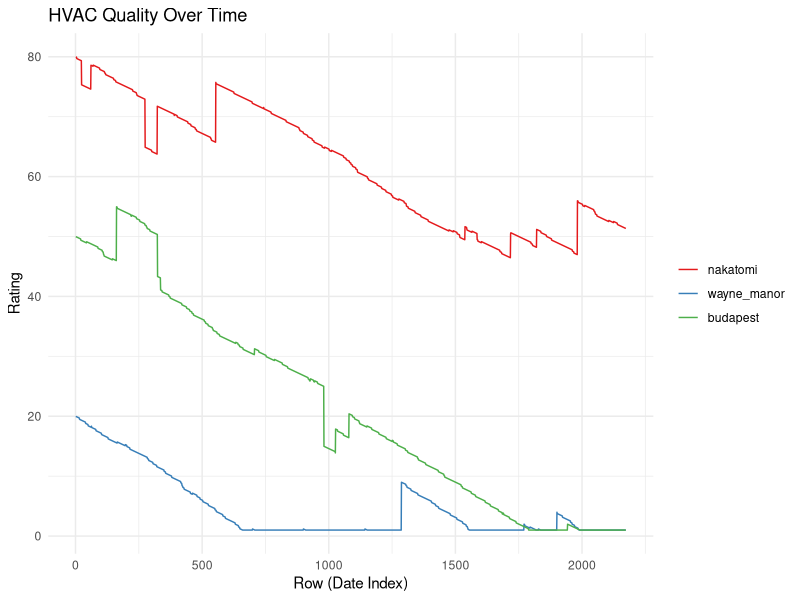
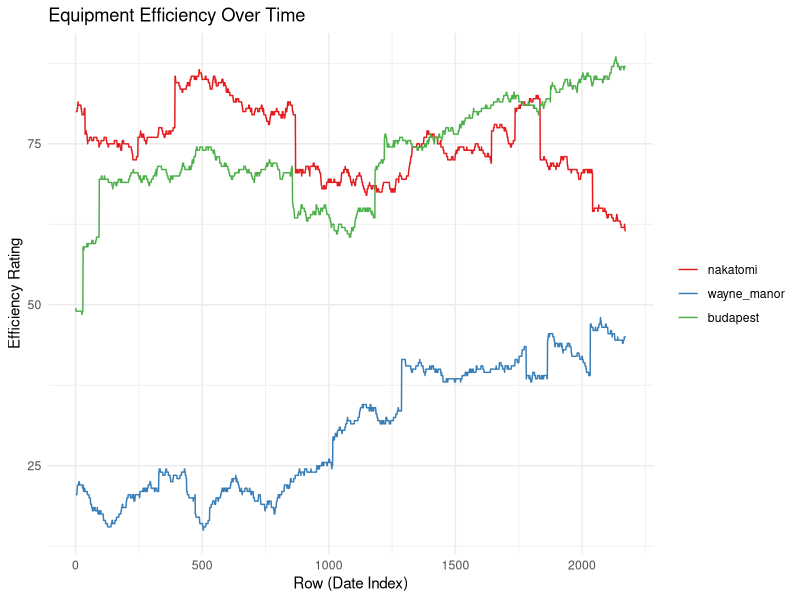

Generate these figures, in order, with R: (Note: this script raises an error after producing the figures.)
library(tibble)
library(tidyr)
library(lubridate)
library(MASS)
library(ggplot2)
library(GGally)
library(here)
library(reshape2)
library(dplyr)
library(Hmisc)

# Set a seed for reproducibility
set.seed(12923)

#### SETUP, VARIABILITY & UNIQUENESS SETTINGS #####################
# Time period
start_date <- as.Date("2018-01-01")
end_date <- as.Date("2023-12-13")
dates <- seq.Date(start_date, end_date, by = "day")
days <- length(dates)

buildings <- c("nakatomi", "wayne_manor", "budapest")
noise_factor <- .5 # amount of noise to introduce in each var
wind_speed_adjust <- c(nakatomi = 2, wayne_manor = 0, budapest = -2)
# Building-specific temperature adjustments to simulate the 
# bldgs being in different areas of the city
temp_adjust <- c(nakatomi = 3, wayne_manor = 0, budapest = -3)
# no adjust to cloud_cover; it's all the same grey everywhere in Seattle :)
# number of people - in the num_ppl section


bldg_names <- rep(buildings, each = days)
dates_rep <- rep(dates, times = length(buildings))
weekdays <- ifelse(wday(dates_rep, week_start = 1) %in% c(6, 7), 0, 1) # 0 for weekend, 1 for weekday, with Mon being the first day of the week
weekdays_singlebldg <- ifelse(wday(dates, week_start = 1) %in% c(6, 7), 0, 1) # 0 for weekend, 1 for weekday, with Mon being the first day of the week

# Unique ID for each row
ids <- seq_len(days * length(buildings))



#### ENERGY COSTS ###########################
simulate_energy_prices <- function(start_date, end_date) {
  dates <- seq.Date(as.Date(start_date), as.Date(end_date), by = "day")
  current_price <- 0.225 # Initial average price
  
  # Create a matrix to store price data
  price_data <- matrix(nrow = length(dates), ncol = 1)
  
  for (date_idx in 1:length(dates)) {
    # Apply a very small daily change to simulate long-term trends
    yearly_trend <- rnorm(1, mean = 0.00001, sd = 0.001) 
    
    # Simulate daily variation with a tighter range
    daily_change <- rnorm(1, mean = 0, sd = 0.001) 
    
    # Less frequent and significant random events
    if (runif(1) < 0.001) { # Reduced chance for a significant event
      event_change <- rnorm(1, mean = 0, sd = 0.002)
    } else {
      event_change <- 0
    }
    
    # Calculate the new price with tightened constraints
    new_price <- max(0.10, min(0.5, current_price + yearly_trend + daily_change + event_change))
    price_data[date_idx] <- new_price
    
    # Update the current price for the next day
    current_price <- new_price
  }
  
  # Return a data frame of dates and simulated prices
  data.frame(date = dates, price_per_kwh = price_data)
}

# Use the function with the provided start and end dates
temp_prices <- simulate_energy_prices(start_date, end_date)



#### BUILDING FOOTPRINT ##################### 
# (assume units: sq ft) (assuming they remain constant over the time period for simplicity)
# bldg_area <- round(runif(length(buildings), min = 5000, max = 25000)) # if you want to scramble bldg_size each run
bldg_area <- c(21110, 7260, 15200) # nakatomi, wayne_manor, budapest
bldg_area_named <- setNames(bldg_area, c("nakatomi", "wayne_manor", "budapest"))
bldg_area_rep <- rep(bldg_area, each = days)

#### NUMBER OF PEOPLE #####################
# number of people in each building, with reduced occupants on weekends and customized to each building
# num_ppl <- numeric(length = days * length(buildings))
# for (i in 1:(days * length(buildings))) {
#   building_name <- bldg_names[i]
#   if (weekdays[i] == 1) {
#     # Generate more people on weekdays
#     mean_factor <- 300 + mean_factor_weekday[building_name]
#     scale_factor <- 5 + scale_factor_weekday[building_name]
#     sd_factor <- 70 + sd_factor_adjust[building_name]   
#   } else {
#     # Generate fewer people on weekends
#     mean_factor <- 100 + mean_factor_weekend[building_name]
#     scale_factor <- 5 + scale_factor_weekend[building_name]
#     sd_factor <- 30 + sd_factor_adjust[building_name]   
#   }
#   
#   num_ppl[i] <- as.integer(pmax(0, pmin(2000, rgamma(1, shape = 2, scale = scale_factor) + 1 +
#                                           abs(round(rnorm(1, mean = mean_factor, sd = sd_factor), 0)))))
# }
# plot(num_ppl)
# 
# sqft_per_person <- numeric(length = length(num_ppl))
# 
# # Loop through the num_ppl array
# for (i in 1:length(num_ppl)) {
#   if (num_ppl[i] > 0) {
#     sqft_per_person[i] <- bldg_area_rep[i] / num_ppl[i]
#   } else {
#     sqft_per_person[i] <- NA  # Assign NA (or a large number) when there are no people
#   }
# }
# 
# plot(sqft_per_person)  # Plot the square feet per person

mean_factor_weekday <- c(nakatomi = 80, wayne_manor = -150, budapest = -7)
mean_factor_weekend <- c(nakatomi = 170, wayne_manor = 70, budapest = 10)
scale_factor_weekday <- c(nakatomi = 1, wayne_manor = -1, budapest = 1)
scale_factor_weekend <- c(nakatomi = 0, wayne_manor = -1, budapest = 1)
sd_factor_weekday <- c(nakatomi = 10, wayne_manor = -19, budapest = -7)
sd_factor_weekend <- c(nakatomi = 10, wayne_manor = -9, budapest = -7)


generate_num_ppl <- function(building_name, dates, weekdays_singlebldg, mean_factor_weekday, mean_factor_weekend,
                             scale_factor_weekday, scale_factor_weekend, sd_factor_weekday, sd_factor_weekend, bldg_area_named) {
  
  num_ppl_raw <- numeric(length = length(dates))
  sqft_per_person <- numeric(length = length(dates))
  
  for (i in 1:length(dates)) {
    if (weekdays_singlebldg[i] == 1) {  # Weekday
      mean_factor <- 300 + mean_factor_weekday[building_name]
      scale_factor <- 5 + scale_factor_weekday[building_name]
      sd_factor <- 20 + sd_factor_weekday[building_name]
    } else {  # Weekend
      mean_factor <- 70 + mean_factor_weekend[building_name]
      scale_factor <- 5 + scale_factor_weekend[building_name]
      sd_factor <- 10 + sd_factor_weekend[building_name]
    }
    
    num_ppl_raw[i] <- as.integer(pmax(0, pmin(2000, rgamma(1, shape = 2, scale = scale_factor) + 1 +
                                                abs(round(rnorm(1, mean = mean_factor, sd = sd_factor), 0)))))
    
    # Apply capping based on quantiles
#    u_limit <- quantile(uncapped_value, 0.95)  # 95th percentile as upper limit
#    l_limit <- quantile(uncapped_value, 0.05)  # 5th percentile as lower limit
#    num_ppl_raw[i] <- pmin(u_limit, pmax(l_limit, uncapped_value))
    
    sqft_per_person[i] <- if (num_ppl_raw[i] > 0) bldg_area_named[building_name] / num_ppl_raw[i] else NA
  }
  
  building_area <- rep(bldg_area_named[building_name], length(dates))
  
  return(data.frame(date = dates, weekdays = weekdays_singlebldg, bldg_name = building_name, bldg_area = building_area, num_ppl_raw = num_ppl_raw, sqft_per_person = sqft_per_person))
}

overall_ppl <- do.call(rbind, lapply(buildings, function(building_name) {
  generate_num_ppl(building_name, dates, weekdays_singlebldg, mean_factor_weekday, mean_factor_weekend,
                   scale_factor_weekday, scale_factor_weekend, sd_factor_weekday, sd_factor_weekend, bldg_area_named)}))

# check distributions if needed
# overall_ppl %>%
#   filter(bldg_name == "wayne_manor") %>%
#     ggplot(aes(x = date, y = num_ppl_raw, color = factor(weekdays))) + # 1=weekday, 0=weekend
#     geom_point() +  # Scatter plot
#     labs(title = "num people",
#          x = "Date",
#          y = "num people",
#          color = "Day Type") +
#     # scale_color_manual(values = c("blue", "red"),
#     #                    labels = c("Weekend", "Weekday")) +
#     theme_minimal()
# 
# describe(overall_ppl$num_ppl_raw)
#   
# overall_ppl %>%
#   filter(bldg_name == "wayne_manor") %>%
#   ggplot(aes(x = date, y = sqft_per_person, color = factor(weekdays))) +
#   geom_point() +  # Scatter plot
#   labs(title = "sqft_per_person",
#        x = "Date",
#        y = "sqft_per_person",
#        color = "Day Type") +
#   # scale_color_manual(values = c("blue", "red"),
#   #                    labels = c("Weekend", "Weekday")) +
#   theme_minimal()

#### /x/INSULATION QUALITY #####################
#### removing for now
# insulation <- as.integer(pmax(1, pmin(100, ceiling(rgamma(days * length(buildings), shape = 5, scale = 8.5) + 1) +
#                                         abs(round(rnorm(days * length(buildings), mean = 0, sd = noise_factor), 0)))))

#### /x/WINDOWS QUALITY #####################
#### removing for now
# windows <- as.integer(runif(days * length(buildings), min = 1, max = 100))

#### HVAC SYSTEM QUALITY #####################
# Initialize the starting hvac_efficiency for each building
# start_hvac <- sample(40:100, length(buildings), replace = TRUE)
start_hvac <- c(nakatomi = 80, wayne_manor = 20, budapest = 50)

# Create a matrix to hold the efficiency data
hvac_data <- matrix(nrow = days, ncol = length(buildings))
colnames(hvac_data) <- buildings

# Simulate the efficiency rating for each building and each date
for (bldg in seq_along(buildings)) {
  current_hvac <- start_hvac[bldg]
  for (date_idx in 1:length(dates)) {
    # Apply a yearly decline to simulate aging
    yearly_decline <- -.02 # add a very small daily negative constant to simulate long-term degradation
    # Simulate daily variation
    daily_change <- sample(c(-.20, 0, .20), 1, prob = c(0.045, 0.96, 0.005)) # Mostly no daily change, slightly better chance of small bad change
    # Random events: significant increase or decrease
    if (runif(1) < 0.004) { # 1% chance for a significant event, so roughly 3-4 times a year
      event_change <- sample(-10:10, 1) # equal chance of good or bad change
    } else {
      event_change <- 0
    }
    
    # Calculate the new efficiency
    new_hvac <- max(1, min(100, current_hvac + yearly_decline + daily_change + event_change))
    hvac_data[date_idx, bldg] <- new_hvac
    
    # Update the current efficiency for the next day
    current_hvac <- new_hvac
  }
}

# Reshape the matrix into a long format for plotting
hvac_long <- melt(hvac_data, varnames = c("date_idx", "bldg_name"), value.name = "hvac_efficiency")
hvac_long$date <- dates[hvac_long$date_idx]

hvac_long$date <- as.Date(hvac_long$date)
hvac_long$bldg_name <- as.factor(hvac_long$bldg_name)

ggplot(hvac_long, aes(x = date_idx, y = hvac_efficiency, group = bldg_name, color = bldg_name)) +
  geom_line() +
  theme_minimal() +
  labs(title = "HVAC Quality Over Time",
       x = "Row (Date Index)",
       y = "Rating") +
  scale_color_brewer(palette = "Set1") +
  theme(legend.title = element_blank())

#### AMBIENT TEMPERATURE #####################
# Simulate temp across the year for a place like Seattle.
avg_low_temp <- 37  # Average low in Fahrenheit in winter
avg_high_temp <- 79 # Average high in Fahrenheit in summer
mean_temp <- (avg_low_temp + avg_high_temp) / 2
amplitude <- (avg_high_temp - avg_low_temp) / 2

# Temperature simulation
temp <- numeric(length = days * length(buildings))
for (i in 1:(days * length(buildings))) {
  building_name <- bldg_names[i]
  day_of_year <- as.numeric(format(dates_rep[i], "%j"))
  
  # Adjust mean temperature based on building
  mean_temp_bldg <- mean_temp + temp_adjust[building_name]
  
  # Sine wave for base temperature
  base_temp <- mean_temp_bldg + amplitude * sin(2 * pi * day_of_year / 365 - pi/2)
  
  # Adding random variation
  temp[i] <- as.integer(pmax(0, pmin(110, ceiling(base_temp + rnorm(1, mean = 0, sd = 5)))))
}


#### WIND SPEED #####################
# in mph
avg_wind_speed_low <- 3   # Average low wind speed in mph
avg_wind_speed_high <- 7 # Average high wind speed in mph
mean_wind_speed <- (avg_wind_speed_low + avg_wind_speed_high) / 2
amplitude_wind_speed <- (avg_wind_speed_high - avg_wind_speed_low) / 2

# Building-specific wind speed adjustments down at top in "variability and uniqueness" section

# Assuming 'days', 'bldg_names', and 'dates_rep' are defined as in your temperature simulation
wind_speed <- numeric(length = days * length(buildings))

for (i in 1:(days * length(buildings))) {
  building_name <- bldg_names[i]
  day_of_year <- as.numeric(format(dates_rep[i], "%j"))
  
  # Adjust mean wind speed based on building
  mean_wind_speed_bldg <- mean_wind_speed + wind_speed_adjust[building_name]
  
  # Sine wave for base wind speed + some random noise
  base_wind_speed_mph <- mean_wind_speed_bldg + amplitude_wind_speed * sin(2 * pi * day_of_year / 365 - pi/2) + rnorm(1, mean = 0, sd = 2)
  
  # Adding random variation
  wind_speed[i] <- as.integer(pmax(0, pmin(40, ceiling(base_wind_speed_mph + rnorm(1, mean = 0, sd = 2)))))
}

#### CLOUD COVER #####################
# percentage of cloud cover
avg_clear <- 0
avg_cloudy <- 100
clouds_amplitude <- (avg_cloudy - avg_clear) / 2
clouds_mean <- (avg_clear + avg_cloudy) / 2


# Phase shift to align the sine wave peaks and troughs with the cloudiest and clearest months
# Assuming January (cloudiest) aligns with the peak and August (clearest) with the trough
phase_shift <- pi / 2  # Adjusted based on the month (e.g., -pi/2 if peak is in January)

# Define the clearer and cloudier periods
# day_start_clear <- as.numeric(format(as.Date("2023-06-20"), "%j"))
# day_end_clear <- as.numeric(format(as.Date("2023-10-08"), "%j"))

cloud_cover <- numeric(length = days)

for (i in 1:(days * length(buildings))) {
  building_name <- bldg_names[i]
  day_of_year <- as.numeric(format(dates_rep[i], "%j"))
  
  # # Determine if the day is in the clearer or cloudier part of the year
  # in_clearer_period <- day_of_year >= day_start_clear && day_of_year <= day_end_clear
  # 
  # # Adjust amplitude based on the time of the year
  # adjusted_amplitude <- ifelse(in_clearer_period, amplitude_cloud_cover / 2, amplitude_cloud_cover)
  # 
  # Calculate cloud cover using a sine wave
  cloud_cover[i] <- clouds_mean + clouds_amplitude * sin(2 * pi * day_of_year / 365 + phase_shift)
  
  # Introduce random variation
  random_variation <- rnorm(1, mean = 0, sd = 5)
  cloud_cover[i] <- cloud_cover[i] + random_variation
  
  # Adjustments to ensure cloud cover stays within 0-100%
  cloud_cover[i] <- pmax(0, pmin(100, cloud_cover[i]))
}



#### /x/HVAC TYPE ##################### 
#### removing for now
# fuzzy_hvac_type <- function(insulation, hvac) {
#   probabilities <- c(
#     # Increase the probability of "MasterBlaster" for lower values of insulation and HVAC
#     "MasterBlaster" = pnorm(c(quantile(as.numeric(insulation), 0.85), quantile(as.numeric(hvac), 0.85)), mean = c(20, 20), sd = c(5, 5)),
#     
#     # Increase the probability of "Coolio" for higher values of insulation and HVAC
#     "Coolio" = pnorm(c(quantile(as.numeric(insulation), 0.35), quantile(as.numeric(hvac), 0.35)), mean = c(70, 70), sd = c(5, 5)),
#     
#     "Trane" = 1
#   )
#   
#   # Normalize the probabilities so they sum up to 1
#   probabilities <- probabilities / sum(probabilities)
#   
#   # Remove the percentage values from the names
#   names(probabilities) <- sub("\\.\\d+%$", "", names(probabilities))
#   
#   hvac_types <- names(probabilities)
#   assigned_type <- sample(hvac_types, size = 1, prob = probabilities)
#   
#   return(assigned_type)
# }
# 
# # Assuming hvac_type depends on insulation and hvac
# hvac_type <- sapply(1:(days * length(buildings)), function(i) fuzzy_hvac_type(insulation[i], hvac[i]))

#### EQUIPMENT EFFICIENCY ##################### 
# Initialize the starting efficiency for each building
# start_efficiency <- sample(40:100, length(buildings), replace = TRUE)
start_efficiency <- c(nakatomi = 80, wayne_manor = 20, budapest = 50)

# Create a matrix to hold the efficiency data
efficiency_data <- matrix(nrow = days, ncol = length(buildings))
colnames(efficiency_data) <- buildings

# Simulate the efficiency rating for each building and each date
for (bldg in seq_along(buildings)) {
  current_efficiency <- start_efficiency[bldg]
  for (date_idx in 1:length(dates)) {
    # Apply a yearly decline to simulate aging
    yearly_decline <- (as.integer(-.01)) # add a very small daily negative constant to simulate long-term degradation
    # Simulate daily variation
    daily_change <- sample(c(-.5, 0, .5), 1, prob = c(0.1, 0.8, 0.1)) # Mostly no change, equal chance of small good/bad change
    # Random events: significant increase or decrease
    if (runif(1) < 0.005) { # chance for a significant event, so roughly 3-4 times a year
      event_change <- sample(-10:10, 1)
    } else {
      event_change <- 0
    }
    
    # Calculate the new efficiency
    new_efficiency <- max(1, min(100, current_efficiency + yearly_decline + daily_change + event_change))
    efficiency_data[date_idx, bldg] <- new_efficiency
    
    # Update the current efficiency for the next day
    current_efficiency <- new_efficiency
  }
}

# Reshape the matrix into a long format for plotting
efficiency_long <- melt(efficiency_data, varnames = c("date_idx", "bldg_name"), value.name = "equip_efficiency")
efficiency_long$date <- dates[efficiency_long$date_idx]

efficiency_long$date <- as.Date(efficiency_long$date)
efficiency_long$bldg_name <- as.factor(efficiency_long$bldg_name)

ggplot(efficiency_long, aes(x = date_idx, y = equip_efficiency, group = bldg_name, color = bldg_name)) +
  geom_line() +
  theme_minimal() +
  labs(title = "Equipment Efficiency Over Time",
       x = "Row (Date Index)",
       y = "Efficiency Rating") +
  scale_color_brewer(palette = "Set1") +
  theme(legend.title = element_blank())



# Placeholder for total energy use
total <- rep(NA, days * length(buildings))

#### COMBINE VARS INTO TIBBLE #####################
df <- tibble(
  id = ids,
  bldg_name = as.factor(bldg_names),
  bldg_area = as.integer(bldg_area_rep),
  date = as.Date(dates_rep),
  year = as.integer(year(dates_rep)),
  month = month(dates_rep, label=T),
  day = wday(dates_rep, label=T),
  weekday = as.integer(weekdays),
  temp = as.integer(temp),
  wind_speed = as.integer(wind_speed),
  cloud_cover = as.integer(cloud_cover),
  total = total
)

overall_ppl <- overall_ppl[, c("date", "bldg_name", "num_ppl_raw", "sqft_per_person")]
df <- merge(df, overall_ppl, by = c("date", "bldg_name"), all.x = TRUE)

df <- merge(df, efficiency_long[, c("date", "bldg_name", "equip_efficiency")], by = c("date", "bldg_name"))
df <- merge(df, hvac_long[, c("date", "bldg_name", "hvac_efficiency")], by = c("date", "bldg_name"))
df <- merge(df, temp_prices, by = "date")



# ggplot(df, aes(x = date, y = wind_speed, color = bldg_name)) + 
#   geom_line(alpha=.5) +
#   labs(title = "Wind Speed by Building", x = "Date", y = "Wind Speed (mph)") +
#   theme_minimal() +
#   scale_color_brewer(palette = "Set1") # Use a color palette that is distinct and clear
# 
# ggplot(df, aes(x = date, y = cloud_cover)) + 
#   geom_line(alpha=.5) +
#   labs(title = "Cloud cover", x = "Date", y = "cloud cover (%)") +
#   theme_minimal() +
#   scale_color_brewer(palette = "Set1") # Use a color palette that is distinct and clear

# double check HVAC types
# ggplot(df, aes(x = insulation, y = hvac, color = hvac_type)) +
#   geom_point() +
#   labs(title = "Scatterplot of Insulation and HVAC Values",
#        x = "Insulation",
#        y = "HVAC",
#        color = "HVAC Type")


#### LINEAR MODEL PREDICTING TOTAL ENERGY USE #####################
# Generate coefficients for the linear model
coefficients <- c(
  bldg_area = .05,
  sqft_per_person = -.5,
  hvac_efficiency = -2,
  equip_efficiency = -2.2,
  temp = 1.1,
  wind_speed = .05,
  cloud_cover = .05
)

# Simulate the total energy use based on a linear model
df <- df %>%
  mutate(
    total = 
      bldg_area * coefficients["bldg_area"] +
      sqft_per_person * coefficients["sqft_per_person"] +
      hvac_efficiency * coefficients["hvac_efficiency"] +
      equip_efficiency * coefficients["equip_efficiency"] +
      temp * coefficients["temp"] +
      wind_speed * coefficients["wind_speed"] +
      cloud_cover * coefficients["cloud_cover"] +
      abs(rnorm(days, mean = 10, sd = 5))  # Adding some random noise
  )

# fix the col order
df <- df %>%
  select(
    date, price_per_kwh, bldg_name, id, bldg_area, year, month, day, weekday, num_ppl_raw,
    sqft_per_person, temp, wind_speed, cloud_cover, equip_efficiency,
    hvac_efficiency, total
  )

#### FINAL CHECKS #####################
# Create an index vector for variable order
# var_order <- c("bldg_area", "num_ppl_raw", "sqft_per_person", "equip_efficiency", 
#                "hvac_efficiency", "temp", "wind_speed", 
#                "cloud_cover", "total")
# col_indices <- match(var_order, names(df))

# Display parallel coordinates plot grouped by "hvac_type"
# ggparcoord(data = df,
#            columns = col_indices,
#            alphaLines = 0.1,
#            groupColumn = "bldg_name") + 
#   scale_color_manual(values = c("nakatomi" = "#20639b", "wayne_manor" = "grey", "budapest" = "grey"))
# 
# ggparcoord(data = df,
#            columns = col_indices,
#            alphaLines = 0.1,
#            groupColumn = "bldg_name") + 
#   scale_color_manual(values = c("nakatomi" = "grey", "wayne_manor" = "#20639b", "budapest" = "grey"))
# 
# ggparcoord(data = df,
#            columns = col_indices,
#            alphaLines = 0.1,
#            groupColumn = "bldg_name") + 
#   scale_color_manual(values = c("nakatomi" = "grey", "wayne_manor" = "grey", "budapest" = "#20639b"))


# 
# bldg <- "nakatomi"
# df %>% 
#   filter(bldg_name == bldg) %>% 
#   ggplot(aes(x = date, y = total)) +
#   geom_point() +
#   labs(title = paste("Total Energy Usage for", bldg, "Building"),
#        x = "Date",
#        y = "Total Energy Usage")
# 
# bldg <- "wayne_manor"
# df %>% 
#   filter(bldg_name == bldg) %>% 
#   ggplot(aes(x = date, y = total)) +
#   geom_point() +
#   labs(title = paste("Total Energy Usage for", bldg, "Building"),
#        x = "Date",
#        y = "Total Energy Usage")
# 
# bldg <- "budapest"
# df %>% 
#   filter(bldg_name == bldg) %>% 
#   ggplot(aes(x = date, y = total)) +
#   geom_point() +
#   labs(title = paste("Total Energy Usage for", bldg, "Building"),
#        x = "Date",
#        y = "Total Energy Usage")


# df %>%
#   # Filter for "nakatomi" building
#   filter(bldg_name == "budapest" & year(date) == 2019 & month(date)==2) %>%
#   # Keep date for plotting, exclude other non-numeric and specific columns
#   dplyr::select(date, num_ppl) %>%
#   # Gather numeric variables for scaling
#   pivot_longer(cols = -date, names_to = "variable", values_to = "value") %>%
#   # Scale numeric variables
#   group_by(variable) %>%
#   #  mutate(scaled_value = scale(value)) %>%
#   ungroup() %>%
#   # Plot
#   ggplot(aes(x = date, y = value, color = variable)) +
#   geom_line() +
#   labs(title = "Scaled Variables Over Time for Nakatomi Building",
#        x = "Date", y = "Value") +
#   theme_minimal() +
#   scale_color_viridis_d() +
#   theme(legend.position = "bottom")


#### WRITE FILE #####################
write.csv(df, here("data", "df_timeseries_orig.csv"), row.names = F)
